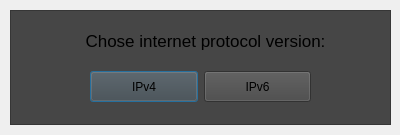
<?xml version="1.0" encoding="UTF-8"?>
<ui version="4.0">
 <class>SaveDialog</class>
 <widget class="QDialog" name="SaveDialog">
  <property name="geometry">
   <rect>
    <x>0</x>
    <y>0</y>
    <width>400</width>
    <height>135</height>
   </rect>
  </property>
  <property name="windowTitle">
   <string>Dialog</string>
  </property>
  <widget class="QFrame" name="frame">
   <property name="geometry">
    <rect>
     <x>10</x>
     <y>10</y>
     <width>381</width>
     <height>115</height>
    </rect>
   </property>
   <property name="styleSheet">
    <string notr="true">background-color: rgb(70, 70, 70)</string>
   </property>
   <property name="frameShape">
    <enum>QFrame::StyledPanel</enum>
   </property>
   <property name="frameShadow">
    <enum>QFrame::Raised</enum>
   </property>
   <widget class="QLabel" name="label">
    <property name="geometry">
     <rect>
      <x>70</x>
      <y>20</y>
      <width>251</width>
      <height>21</height>
     </rect>
    </property>
    <property name="font">
     <font>
      <pointsize>13</pointsize>
      <weight>50</weight>
      <bold>false</bold>
     </font>
    </property>
    <property name="text">
     <string>Chose internet protocol version:</string>
    </property>
    <property name="alignment">
     <set>Qt::AlignCenter</set>
    </property>
   </widget>
   <widget class="QWidget" name="layoutWidget">
    <property name="geometry">
     <rect>
      <x>80</x>
      <y>60</y>
      <width>221</width>
      <height>33</height>
     </rect>
    </property>
    <layout class="QHBoxLayout" name="horizontalLayout">
     <item>
      <widget class="QPushButton" name="v4Button">
       <property name="minimumSize">
        <size>
         <width>0</width>
         <height>31</height>
        </size>
       </property>
       <property name="text">
        <string>IPv4</string>
       </property>
      </widget>
     </item>
     <item>
      <widget class="QPushButton" name="v6Button">
       <property name="minimumSize">
        <size>
         <width>0</width>
         <height>31</height>
        </size>
       </property>
       <property name="text">
        <string>IPv6</string>
       </property>
      </widget>
     </item>
    </layout>
   </widget>
  </widget>
 </widget>
 <resources/>
 <connections/>
</ui>
